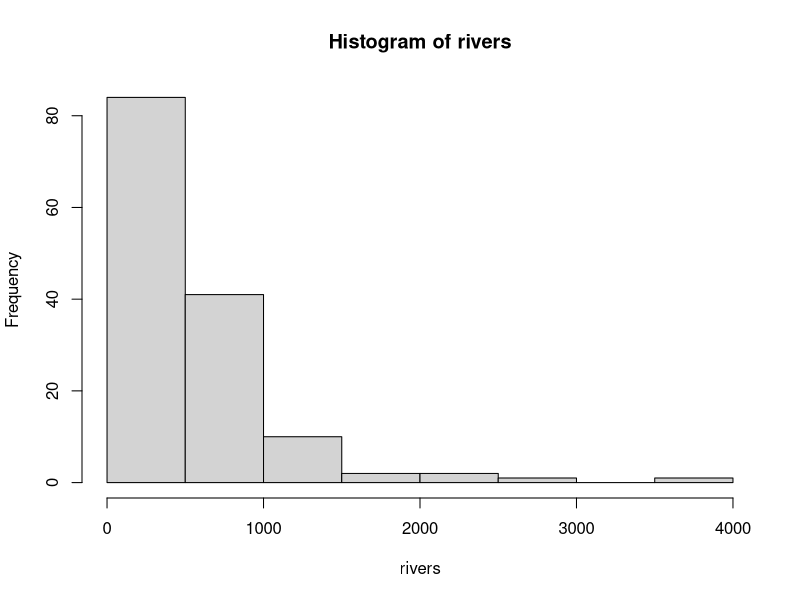
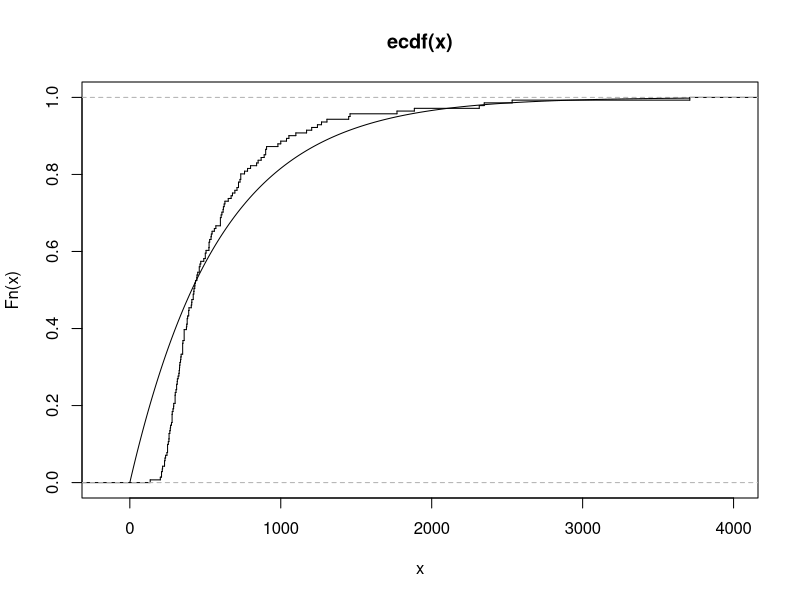

Generate these figures, in order, with R:
rivers
hist(rivers)
plot.ecdf(rivers, verticals = T, pch = "")
mle = 1/mean(rivers)
x = seq(0, max(rivers), length.out = 300)
y <- pexp(x, mle)
lines(x, y)

ks.test(rivers, "pexp", mle) # basic goodness of fit